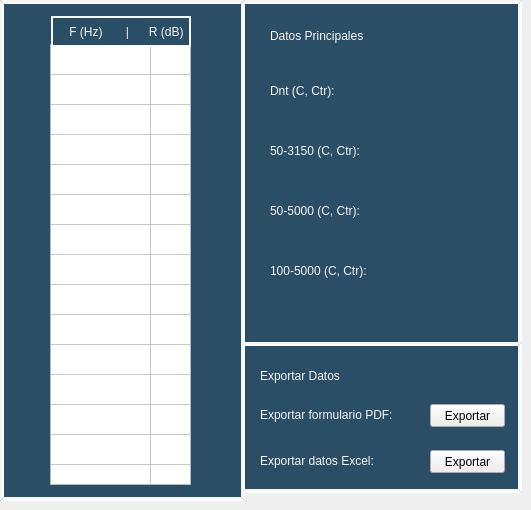
   <widget class="QWidget" name="tab_4">
    <attribute name="title">
     <string>Dnt</string>
    </attribute>
    <widget class="QLabel" name="label_24">
     <property name="geometry">
      <rect>
       <x>270</x>
       <y>260</y>
       <width>121</width>
       <height>21</height>
      </rect>
     </property>
     <property name="styleSheet">
      <string notr="true">font: 11pt &quot;MS Shell Dlg 2&quot;;
background-color: rgb(42,78,102);
color: rgb(246, 246, 244);</string>
     </property>
     <property name="text">
      <string>100-5000 (C, Ctr):</string>
     </property>
    </widget>
    <widget class="QGraphicsView" name="graphicsView_14">
     <property name="geometry">
      <rect>
       <x>0</x>
       <y>0</y>
       <width>245</width>
       <height>501</height>
      </rect>
     </property>
     <property name="styleSheet">
      <string notr="true">background-color: rgb(42,78,102);
border: 4px;
border-color: rgb(246, 246, 244);
border-style:  groove;</string>
     </property>
    </widget>
    <widget class="QLabel" name="title_label_9">
     <property name="geometry">
      <rect>
       <x>270</x>
       <y>10</y>
       <width>221</width>
       <height>51</height>
      </rect>
     </property>
     <property name="styleSheet">
      <string notr="true">font: 20pt &quot;Technic&quot;;
color: rgb(246, 246, 244);
background-color: rgb(42, 78, 102);</string>
     </property>
     <property name="text">
      <string>Datos Principales</string>
     </property>
    </widget>
    <widget class="QLabel" name="label_50_5000_dnt">
     <property name="geometry">
      <rect>
       <x>400</x>
       <y>200</y>
       <width>111</width>
       <height>21</height>
      </rect>
     </property>
     <property name="styleSheet">
      <string notr="true">font: 11pt &quot;MS Shell Dlg 2&quot;;
background-color: rgb(42,78,102);
color: rgb(246, 246, 244);</string>
     </property>
     <property name="text">
      <string/>
     </property>
    </widget>
    <widget class="QPushButton" name="exportar_excel_dnt">
     <property name="geometry">
      <rect>
       <x>430</x>
       <y>450</y>
       <width>75</width>
       <height>23</height>
      </rect>
     </property>
     <property name="text">
      <string>Exportar</string>
     </property>
    </widget>
    <widget class="QGraphicsView" name="graphicsView_15">
     <property name="geometry">
      <rect>
       <x>241</x>
       <y>342</y>
       <width>281</width>
       <height>151</height>
      </rect>
     </property>
     <property name="styleSheet">
      <string notr="true">background-color: rgb(42,78,102);
border: 4px;
border-color: rgb(246, 246, 244);
border-style:  groove;</string>
     </property>
    </widget>
    <widget class="QGraphicsView" name="graphicsView_16">
     <property name="geometry">
      <rect>
       <x>241</x>
       <y>0</y>
       <width>281</width>
       <height>351</height>
      </rect>
     </property>
     <property name="styleSheet">
      <string notr="true">background-color: rgb(42,78,102);
border: 4px;
border-color: rgb(246, 246, 244);
border-style:  groove;</string>
     </property>
    </widget>
    <widget class="QTableWidget" name="tabla_dnt">
     <property name="geometry">
      <rect>
       <x>50</x>
       <y>44</y>
       <width>141</width>
       <height>441</height>
      </rect>
     </property>
     <property name="sizePolicy">
      <sizepolicy hsizetype="Expanding" vsizetype="Fixed">
       <horstretch>0</horstretch>
       <verstretch>0</verstretch>
      </sizepolicy>
     </property>
     <property name="styleSheet">
      <string notr="true">font-size: 11px;
 border-collapse: collapse;
text-align: center;</string>
     </property>
     <property name="verticalScrollBarPolicy">
      <enum>Qt::ScrollBarAlwaysOff</enum>
     </property>
     <property name="horizontalScrollBarPolicy">
      <enum>Qt::ScrollBarAlwaysOff</enum>
     </property>
     <property name="rowCount">
      <number>21</number>
     </property>
     <attribute name="horizontalHeaderVisible">
      <bool>false</bool>
     </attribute>
     <attribute name="verticalHeaderVisible">
      <bool>false</bool>
     </attribute>
     <row/>
     <row/>
     <row/>
     <row/>
     <row/>
     <row/>
     <row/>
     <row/>
     <row/>
     <row/>
     <row/>
     <row/>
     <row/>
     <row/>
     <row/>
     <row/>
     <row/>
     <row/>
     <row/>
     <row/>
     <row/>
     <column>
      <property name="text">
       <string>F (Hz)</string>
      </property>
     </column>
     <column>
      <property name="text">
       <string>R (dB)</string>
      </property>
     </column>
    </widget>
    <widget class="QLabel" name="label_25">
     <property name="geometry">
      <rect>
       <x>270</x>
       <y>200</y>
       <width>121</width>
       <height>21</height>
      </rect>
     </property>
     <property name="styleSheet">
      <string notr="true">font: 11pt &quot;MS Shell Dlg 2&quot;;
background-color: rgb(42,78,102);
color: rgb(246, 246, 244);</string>
     </property>
     <property name="text">
      <string>50-5000 (C, Ctr):</string>
     </property>
    </widget>
    <widget class="QLabel" name="label_Rw_dnt">
     <property name="geometry">
      <rect>
       <x>368</x>
       <y>81</y>
       <width>121</width>
       <height>21</height>
      </rect>
     </property>
     <property name="styleSheet">
      <string notr="true">font: 11pt &quot;MS Shell Dlg 2&quot;;
background-color: rgb(42,78,102);
color: rgb(246, 246, 244);</string>
     </property>
     <property name="text">
      <string/>
     </property>
    </widget>
    <widget class="QLabel" name="label_26">
     <property name="geometry">
      <rect>
       <x>260</x>
       <y>450</y>
       <width>181</width>
       <height>21</height>
      </rect>
     </property>
     <property name="styleSheet">
      <string notr="true">font: 11pt &quot;MS Shell Dlg 2&quot;;
background-color: rgb(42,78,102);
color: rgb(246, 246, 244);</string>
     </property>
     <property name="text">
      <string>Exportar datos Excel:</string>
     </property>
    </widget>
    <widget class="QLabel" name="label_tabla_4">
     <property name="geometry">
      <rect>
       <x>51</x>
       <y>16</y>
       <width>140</width>
       <height>31</height>
      </rect>
     </property>
     <property name="styleSheet">
      <string notr="true">font: 10pt &quot;Technic&quot;;
font: 25 8pt &quot;Microsoft YaHei Light&quot;;
color: rgb(246, 246, 244);
background-color: rgb(42, 78, 102);
border: 2px;
border-color: rgb(246, 246, 244);
border-style:  groove;</string>
     </property>
     <property name="text">
      <string>    F (Hz)       |      R (dB)</string>
     </property>
    </widget>
    <widget class="QLabel" name="label_50_3150_dnt">
     <property name="geometry">
      <rect>
       <x>400</x>
       <y>140</y>
       <width>111</width>
       <height>21</height>
      </rect>
     </property>
     <property name="styleSheet">
      <string notr="true">font: 11pt &quot;MS Shell Dlg 2&quot;;
background-color: rgb(42,78,102);
color: rgb(246, 246, 244);</string>
     </property>
     <property name="text">
      <string/>
     </property>
    </widget>
    <widget class="QLabel" name="label_100_5000_dnt">
     <property name="geometry">
      <rect>
       <x>402</x>
       <y>260</y>
       <width>111</width>
       <height>21</height>
      </rect>
     </property>
     <property name="styleSheet">
      <string notr="true">font: 11pt &quot;MS Shell Dlg 2&quot;;
background-color: rgb(42,78,102);
color: rgb(246, 246, 244);</string>
     </property>
     <property name="text">
      <string/>
     </property>
    </widget>
    <widget class="QLabel" name="title_label_10">
     <property name="geometry">
      <rect>
       <x>260</x>
       <y>350</y>
       <width>201</width>
       <height>51</height>
      </rect>
     </property>
     <property name="styleSheet">
      <string notr="true">font: 20pt &quot;Technic&quot;;
color: rgb(246, 246, 244);
background-color: rgb(42, 78, 102);</string>
     </property>
     <property name="text">
      <string>Exportar Datos</string>
     </property>
    </widget>
    <widget class="QLabel" name="label_27">
     <property name="geometry">
      <rect>
       <x>270</x>
       <y>140</y>
       <width>121</width>
       <height>21</height>
      </rect>
     </property>
     <property name="styleSheet">
      <string notr="true">font: 11pt &quot;MS Shell Dlg 2&quot;;
background-color: rgb(42,78,102);
color: rgb(246, 246, 244);</string>
     </property>
     <property name="text">
      <string>50-3150 (C, Ctr):</string>
     </property>
    </widget>
    <widget class="QLabel" name="label_main_data_5">
     <property name="geometry">
      <rect>
       <x>270</x>
       <y>80</y>
       <width>81</width>
       <height>21</height>
      </rect>
     </property>
     <property name="styleSheet">
      <string notr="true">font: 11pt &quot;MS Shell Dlg 2&quot;;
background-color: rgb(42,78,102);
color: rgb(246, 246, 244);</string>
     </property>
     <property name="text">
      <string>Dnt (C, Ctr):</string>
     </property>
    </widget>
    <widget class="QPushButton" name="exportar_pdf_dnt">
     <property name="geometry">
      <rect>
       <x>430</x>
       <y>404</y>
       <width>75</width>
       <height>23</height>
      </rect>
     </property>
     <property name="text">
      <string>Exportar</string>
     </property>
    </widget>
    <widget class="QLabel" name="label_28">
     <property name="geometry">
      <rect>
       <x>260</x>
       <y>404</y>
       <width>181</width>
       <height>21</height>
      </rect>
     </property>
     <property name="styleSheet">
      <string notr="true">font: 11pt &quot;MS Shell Dlg 2&quot;;
background-color: rgb(42,78,102);
color: rgb(246, 246, 244);</string>
     </property>
     <property name="text">
      <string>Exportar formulario PDF:</string>
     </property>
    </widget>
    <zorder>graphicsView_16</zorder>
    <zorder>graphicsView_15</zorder>
    <zorder>label_24</zorder>
    <zorder>graphicsView_14</zorder>
    <zorder>title_label_9</zorder>
    <zorder>label_50_5000_dnt</zorder>
    <zorder>tabla_dnt</zorder>
    <zorder>label_25</zorder>
    <zorder>label_Rw_dnt</zorder>
    <zorder>label_26</zorder>
    <zorder>label_tabla_4</zorder>
    <zorder>label_50_3150_dnt</zorder>
    <zorder>label_100_5000_dnt</zorder>
    <zorder>title_label_10</zorder>
    <zorder>label_27</zorder>
    <zorder>label_main_data_5</zorder>
    <zorder>label_28</zorder>
    <zorder>exportar_excel_dnt</zorder>
    <zorder>exportar_pdf_dnt</zorder>
   </widget>
